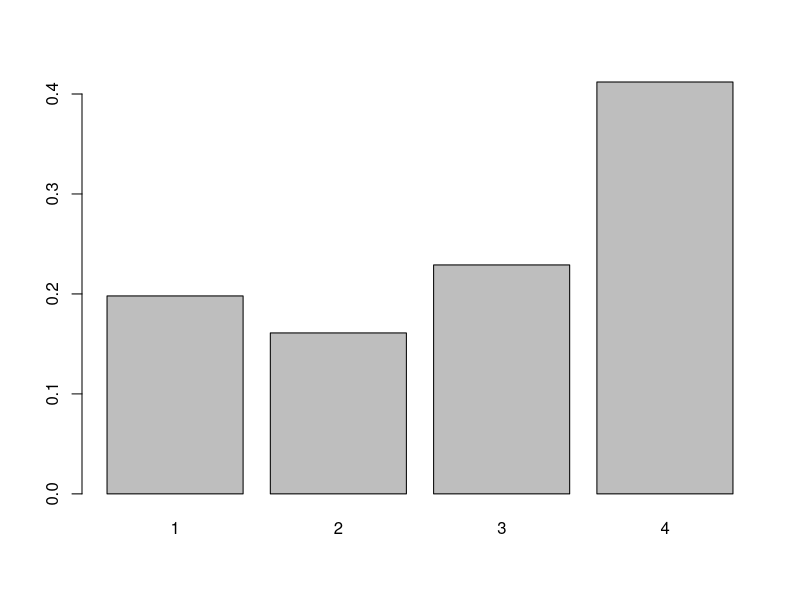

Here is the R script that generated this plot:


# Metodo da transformação inversa:
# Caso discreto:

## Fixando a semente:

set.seed(123456789)

# Exemplo 1:

x <- c(1,2,3,4)
p <- c(0.2, 0.15, 0.25, 0.4)
n <- 1000
x.gen <- rep(NA, n)

for(i in 1:n){
  u <- runif(1)
  if(u<=p[1]){
    x.gen[i] <- 1
  }
  if(  p[1] <= u && (u <= p[1]+p[2])){
    x.gen[i] <- 2
  }
  if(  p[1]+p[2] <= u && (u <= p[1]+p[2]+p[3])){
    x.gen[i] <- 3
  }
  if( p[1]+p[2]+p[3]<=u){
    x.gen[i] <- 4
  }
}

x.gen
table(x.gen)
par(mfrow=c(1,1))
barplot(prop.table(table(x.gen)))

# Exemplo 2:

n <- 10
u <- runif(1000,0,1)
amostra <- floor(n*u) + 1
table(amostra)
prop.table(table(amostra))

## Exemplo 3:

n <- 5000
p <- c(0.11,0.12,0.09,0.08,0.12,
       0.10,0.09,0.09,0.10,0.10)
amostra<- NULL
k <- 0
rej <- 0
while(k <= n-1){
  u.1 <- runif(1,0,1)
  x <- floor(10*u.1) + 1
  u.2 <- runif(1,0,1)
  pass1 <- (10*p[x])/1.2
  if (u.2 <= pass1){ 
    ((k <- k + 1) & (amostra[k] <- x))
  }else{
    rej <- rej+1
  }
}
length(amostra)

tabela<- table(amostra)
tabela
prop.table(tabela)






